Frame 1 (no input): blank canvas, image omitted
Frame 60 (no input): blank canvas, image omitted
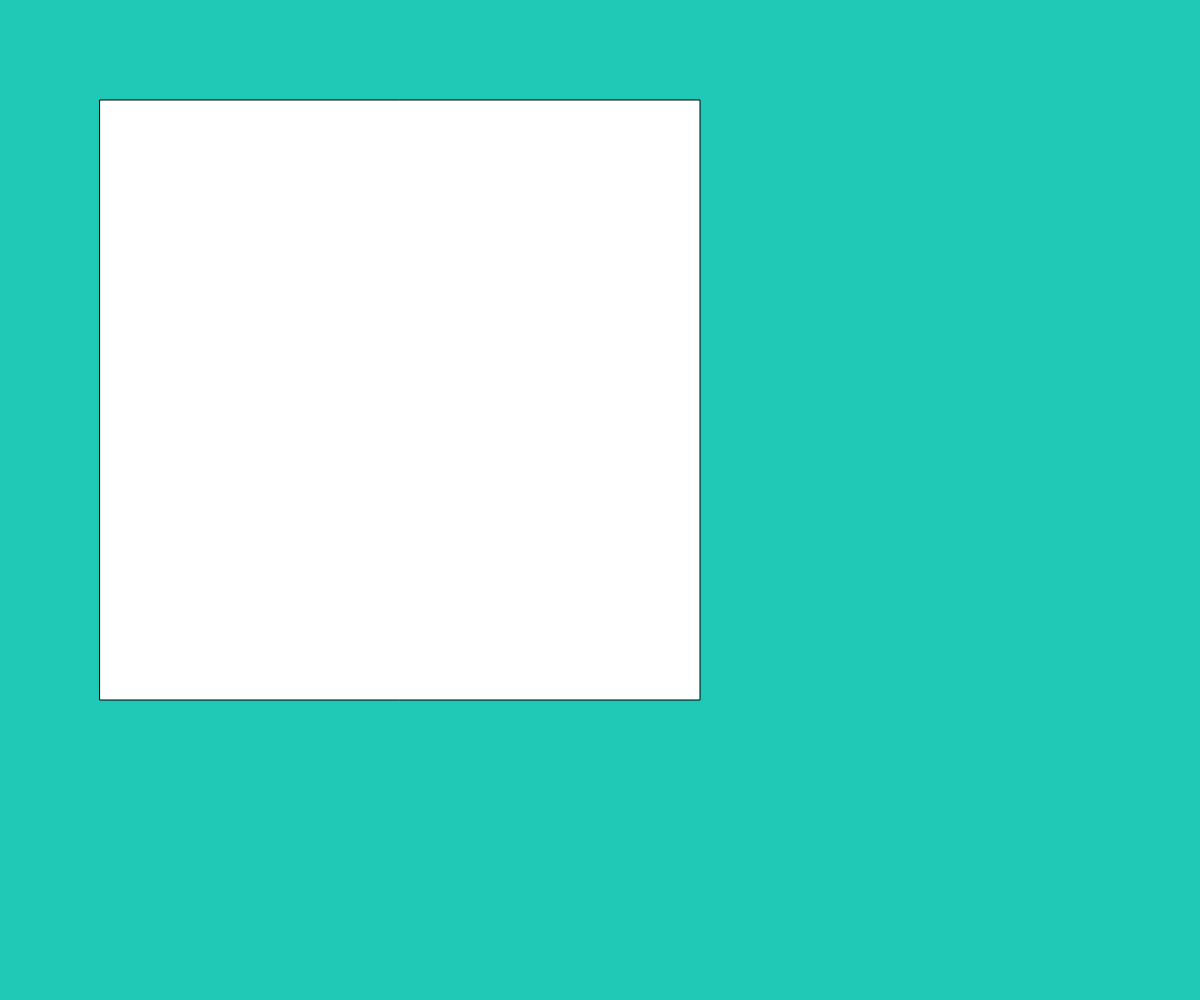
Frame 120 (the mouse pressed at the canvas centre since frame 60)

The p5.js sketch whose frames 1 and 60 were blank and that drew this single picture after the mouse press (run headless with seeded random() and noise() and a simulated clock; from frame 60 on, the mouse is pressed at the canvas centre):

// p5.js sketch
// ── sketch.js
var bgColor = '#11B0D9'
function setup() {
    createCanvas(windowWidth, windowHeight)
  
}

function draw() {
  background(bgColor)
  rect(100,100,mouseX,mouseX)
  

 if (mouseX < 1 * windowWidth / 5) {
    bgColor = '#3AD599';
  } else if (mouseX < 2 * windowWidth / 5) {
    bgColor = '#A1280A';
  } else if (mouseX < 3 * windowWidth / 5) {
    bgColor = '#20C8B6';
  } else if (mouseX < 4 * windowWidth / 5) {
    bgColor = '#82BCFB';
  } else {
    bgColor = '#E12874';
  }

}
